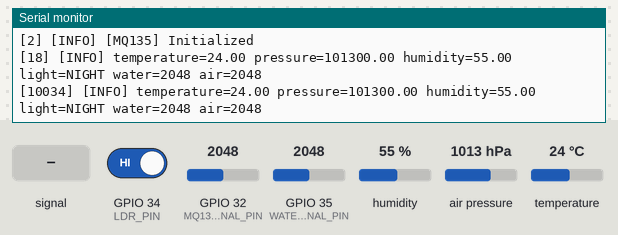
A sketch run on a simulated ESP32. Shown: the last lines printed to the serial monitor. Inputs (shaded band) come from the test bench; at power-on: GPIO 34 (LDR_PIN) HIGH, humidity 55 %, GPIO 32 (MQ135_SIGNAL_PIN) = 2048, GPIO 35 (WATER_SIGNAL_PIN) = 2048, air pressure 1013 hPa, temperature 24 °C (analog values on the 0–4095 scale).

Above: at 10.8 s.
10.9 s: GPIO 34 (LDR_PIN) driven LOW
At 21.0 s:
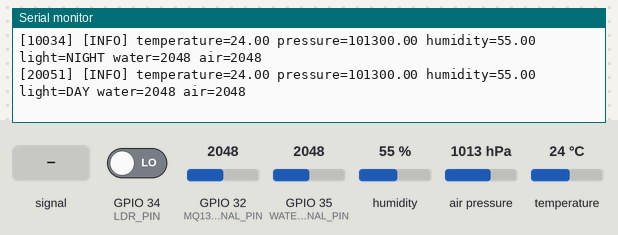
21.5 s: GPIO 32 (MQ135_SIGNAL_PIN) fed a 200 Hz sine of ±327 counts around its level
At 31.2 s:
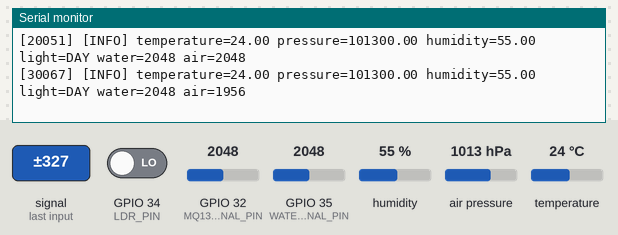
31.5 s: GPIO 35 (WATER_SIGNAL_PIN) fed a 200 Hz sine of ±327 counts around its level
At 41.0 s:
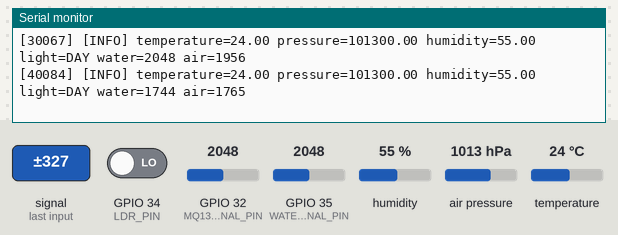
41.5 s: humidity set to 22 %
At 51.2 s:
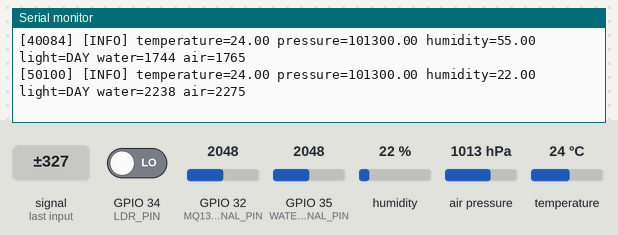
51.5 s: GPIO 32 (MQ135_SIGNAL_PIN) set to 2866
At 61.0 s:
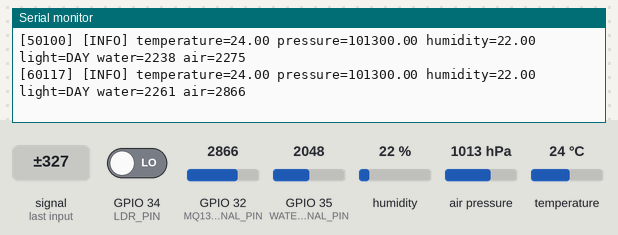
61.5 s: GPIO 35 (WATER_SIGNAL_PIN) set to 2866
At 71.6 s:
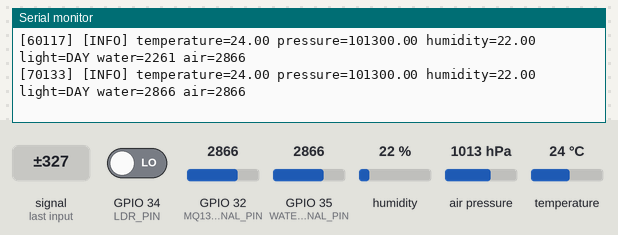
Timing chart, 0 to 72.5 s (numbered marks = the images above; inputs shaded):
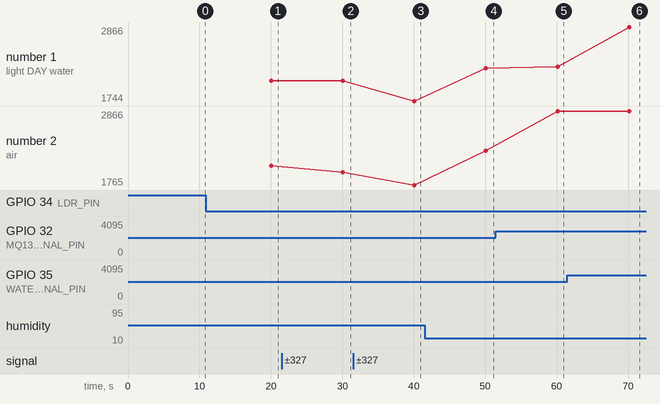

Measured:
- after the input at 10.9 s, the serial monitor: prints a new line after 9.2 s (image 1)
- after the input at 21.5 s, the serial monitor: prints a new line after 8.6 s (image 2)
- after the input at 31.5 s, the serial monitor: prints a new line after 8.6 s (image 3)
- after the input at 41.5 s, the serial monitor: prints a new line after 8.6 s (image 4)
- after the input at 51.5 s, the serial monitor: prints a new line after 8.6 s (image 5)
- after the input at 61.5 s, the serial monitor: prints a new line after 8.6 s (image 6)
- plotted number 1: 2048 → 1744 after the input at 31.5 s
- plotted number 2: 2048 → 1956 after the input at 21.5 s, 2275 → 2866 after the input at 51.5 s

The sketch:

weather_station.ino
```cpp
#include <Adafruit_BME280.h>
#include <Wire.h>

enum LogLevel { INFO, WARNING, ERROR };

struct LogData {
  float temperature;
  float pressure;
  float humidity;
  const char *light;
  int water;
  int air;
};

Adafruit_BME280 bme;

const int LDR_PIN = 34;

const int WATER_SIGNAL_PIN = 35;
const int WATER_POWER_PIN = 25;
const int WATER_SETTLE_MS = 10;

const int MQ135_SIGNAL_PIN = 32;

const char *getLevelName(LogLevel level) {
  switch (level) {
  case INFO:
    return "INFO";
  case WARNING:
    return "WARNING";
  case ERROR:
    return "ERROR";
  default:
    return "UNKNOWN";
  }
}

void logEvent(LogLevel level, const char *source, const char *message) {
  const char *levelName = getLevelName(level);

  Serial.printf("[%lu] [%s] [%s] %s\n", millis(), levelName, source, message);
}

void logData(LogLevel level, const LogData &data) {
  const char *levelName = getLevelName(level);

  Serial.printf("[%lu] [%s] temperature=%.2f pressure=%.2f humidity=%.2f "
                "light=%s water=%d air=%d\n",
                millis(), levelName, data.temperature, data.pressure,
                data.humidity, data.light, data.water, data.air);
}

void initBME280() {
  if (!bme.begin(0x76)) {
    logEvent(WARNING, "BME280", "Not found");
    while (1)
      ;
  }

  logEvent(INFO, "BME280", "Found");
}

void initWaterSensor() {
  pinMode(WATER_POWER_PIN, OUTPUT);
  digitalWrite(WATER_POWER_PIN, LOW);

  analogReadResolution(12);
  analogSetPinAttenuation(WATER_SIGNAL_PIN, ADC_11db);

  logEvent(INFO, "WATER", "Initialized");
}

void initMQ135() {
  analogSetPinAttenuation(MQ135_SIGNAL_PIN, ADC_11db);

  logEvent(INFO, "MQ135", "Initialized");
}

int readWaterLevel() {
  digitalWrite(WATER_POWER_PIN, HIGH);
  delay(WATER_SETTLE_MS);

  int waterLevel = analogRead(WATER_SIGNAL_PIN);

  digitalWrite(WATER_POWER_PIN, LOW);

  return waterLevel;
}

int readAirQuality() { return analogRead(MQ135_SIGNAL_PIN); }

const char *readLight() {
  int lightState = digitalRead(LDR_PIN);

  if (lightState == LOW) {
    return "DAY";
  } else {
    return "NIGHT";
  }
}

float readTemperature() { return bme.readTemperature(); }

float readPressure() { return bme.readPressure(); }

float readHumidity() { return bme.readHumidity(); }

void setup() {
  // put your setup code here, to run once:
  Serial.begin(115200);
  logEvent(INFO, "ESP32", "Initialized");
  pinMode(LDR_PIN, INPUT);

  // initialize sensors
  initBME280();
  initWaterSensor();
  initMQ135();
}

void loop() {
  // put your main code here, to run repeatedly:
  float temperature = readTemperature();
  float pressure = readPressure();
  float humidity = readHumidity();
  const char *light = readLight();
  int water = readWaterLevel();
  int air = readAirQuality();

  logData(INFO, {temperature, pressure, humidity, light, water, air});

  delay(10 * 1000);
}
```
